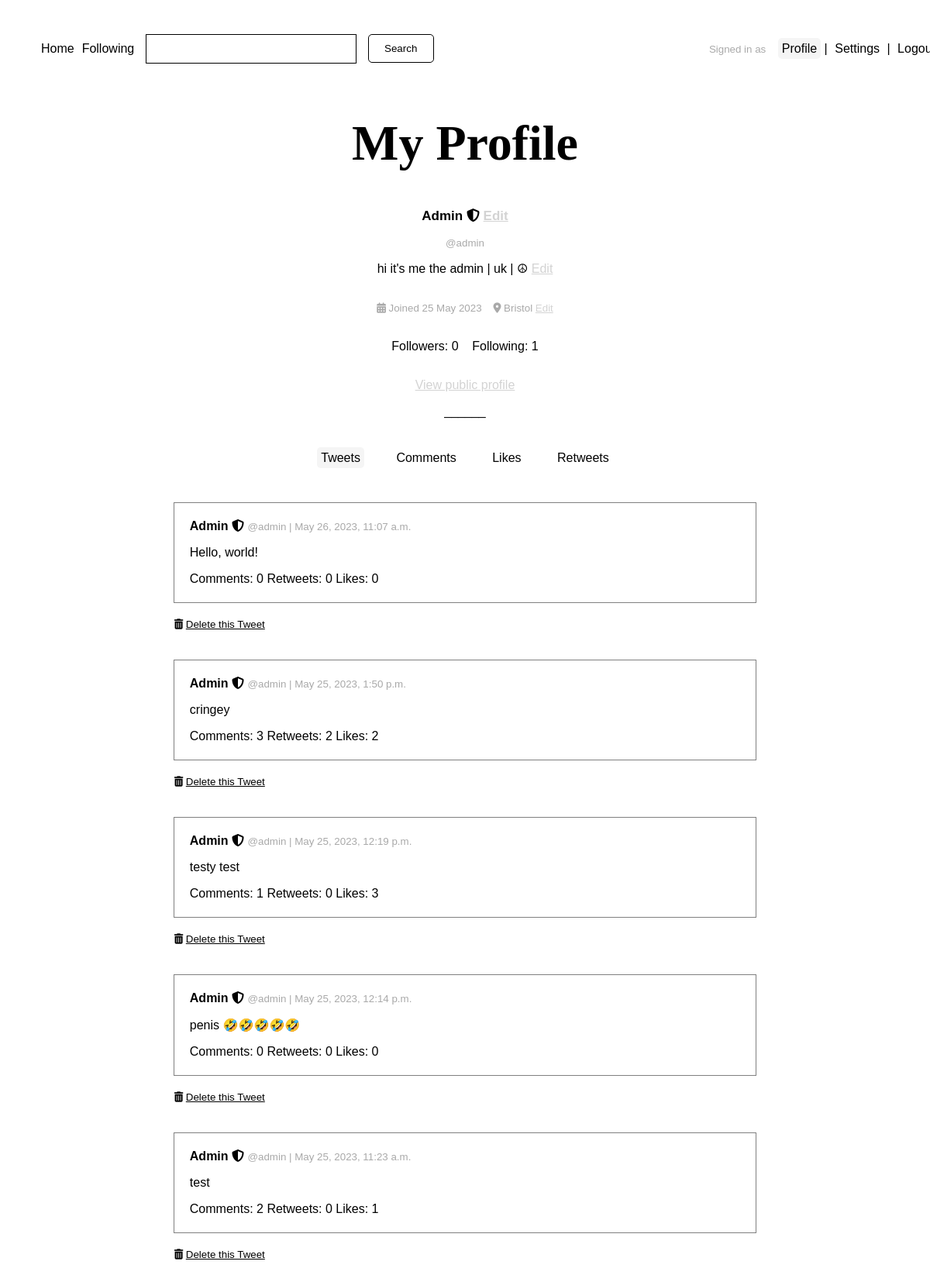
Screenshot of /users/profile/ (signed in) with the database file from the repository.
### users/models.py (models this page shows, shortened)
class Profile(models.Model):
    user = models.OneToOneField(User, on_delete=models.CASCADE)
    bio = models.TextField(default="")
    display_name = models.CharField(default="", max_length=150)
    location = models.CharField(blank=True, max_length=150)
    followers = models.ManyToManyField(User, blank=True, related_name='followers')
    following = models.ManyToManyField(User, blank=True, related_name='following')

### tweets/models.py (models this page shows)
class Tweet(models.Model):
    text = models.CharField(max_length=144)
    date = models.DateTimeField(default=timezone.now)
    likes = models.ManyToManyField(User, blank=True, related_name='likes')
    user = models.ForeignKey(User, on_delete=models.CASCADE)
    class Meta:
        ordering = ["-date"]
    def __str__(self):
        return self.text

### users/views.py (the view)
# urls.py: path('profile/', views.profile, name='profile'),
@login_required
def profile(request):
    return render(request, 'users/profile.html', {'title': 'My Profile'})

### templates/users/profile.html (shortened to what this page needs)
{% extends '../base.html' %}
{% block content %}
<p class="subtitle">{{user.profile.display_name}}
    {% if user.is_superuser %}
        <i title="Admin" class="fa-solid fa-shield-halved"></i>
    {% endif %}
    <a title="Settings" href="{% url 'settings' %}">Edit</a>
</p>
<small>@{{user}}</small>
{% if user.profile.bio == "" %}
    <p class="faded">You haven't written a bio yet. <a title="Settings" href="{% url 'settings' %}">Edit</a></p>
{% else %}
    <p>{{user.profile.bio}} <a title="Settings" href="{% url 'settings' %}">Edit</a></p>
{% endif %}
<p><small>
    <i class="fa-solid fa-calendar-days"></i> Joined {{ user.date_joined|date:"d M Y" }}
    {% if user.profile.location %}
        <i class="fa-solid fa-location-dot"></i> {{ user.profile.location }}
    {% else %}
        <i class="fa-solid fa-location-dot"></i> No location set
    {% endif %}
    <a href="{% url 'settings' %}" title="Settings" >Edit</a></p>
<p>
    <a class="follows-link" href="{% url 'followers' user.id%}">Followers: {{ user.profile.followers.count }}</a>
    <a class="follows-link" href="{% url 'following' user.id%}">Following: {{user.profile.following.count }}</a>
</p>
<p><a href="{% url 'profile_public' user.id %}">View public profile</a></p>
______</p>
<nav>
    <a id="profile-tweets" href="{% url 'profile' %}">Tweets</a>&emsp;&emsp;
    <a id="profile-comments" href="{% url 'profile_comments' %}">Comments</a>&emsp;&emsp;
    <a id="profile-likes" href="{% url 'profile_likes' %}">Likes</a>&emsp;&emsp;
    <a id="profile-retweets" href="{% url 'profile_retweets' %}">Retweets</a>
</nav>
<section class="center width-100">
    <br>
    {% if request.path == '/users/profile/' %}
        {% if user.tweet_set.count <= 0 %}
            <p class="faded">No tweets found</p>
        {% else %}
            {% for tweet in user.tweet_set.all %}
                {% include "tweets/tweet.html" %}
                <form action="{% url 'delete_tweet' tweet.id %}" method="POST">
                    <button class="link-button width-100 delete-button" type="submit" title="Delete Tweet">
                        <i class="fa-solid fa-trash-can" style="text-decoration: none">&nbsp;</i>Delete this Tweet
                    </button>
                </form>
                <br>
            {% endfor %}
        {% endif %}
    {% endif %}
</section>
{% endblock %}

### templates/tweets/tweet.html
<div class="tweet-card width-100">
    <a class="profile-link" href="{% url 'profile_public' tweet.user.id %}">
        <p>
            <strong>
                {{ tweet.user.profile.display_name }}
                {% if tweet.user.is_superuser %}
                    <i title="Admin" class="fa-solid fa-shield-halved"></i>
                {% endif %}
            </strong>
            <small>@{{ tweet.user }} | {{ tweet.date }}</small>
        </p>
    </a>
    <a class="tweet-link" href="{% url 'tweet' tweet.id %}">
        <p>{{ tweet }}</p>
        <p>
            Comments: {{ tweet.comment_set.count }}
            Retweets: {{ tweet.retweet_set.count }}
            Likes: {{ tweet.likes.count }}
        </p>
    </a>
</div>

### static/style.css (style rules this page uses)
body { font-family: "Trebuchet MS", "Arial", sans-serif; margin-bottom: 70px; }
p a { color: lightgrey; text-decoration: underline; }
p.subtitle { font-weight: bold; font-size: 17px; }
.center, form { display: flex; justify-content: center; align-items: center; flex-direction: column; }
.width-100, form { width: 100%; }
button { background: white; color: black; text-align: center; border: 1px solid black; padding-left: 20px; padding-right: 20px; padding-top: 10px; padding-bottom: 10px; border-radius: 5px; margin-top: 10px; width: 20%; }
nav { padding: 10px; }
nav a { text-decoration: none; color: black; padding: 5px; border-radius: 5px; }
small { color: darkgrey; }
div.tweet-card a { color: black; text-decoration: none; }
div.tweet-card { border: solid 1px grey; margin: 20px; padding: 5px 20px; }
a.follows-link, a.profile-link { color: black; text-decoration: none; }
button.link-button { padding: 0; margin: 0; border: none; text-decoration: underline; }
button.delete-button { text-align: left; position: relative; left: -20px; }

### templates/users/profile.html (style rules this page uses)
#profile-tweets { background: whitesmoke }

### rows the page displays
Tweet: user.profile.display_name "Admin", user "admin", date "May 26, 2023, 11:07 a.m.", text "Hello, world!", comment_set.count "0", retweet_set.count "0", likes.count "0"
Tweet: user.profile.display_name "Admin", user "admin", date "May 25, 2023, 1:50 p.m.", text "cringey", comment_set.count "3", retweet_set.count "2", likes.count "2"
Tweet: user.profile.display_name "Admin", user "admin", date "May 25, 2023, 12:19 p.m.", text "testy test", comment_set.count "1", retweet_set.count "0", likes.count "3"
Tweet: user.profile.display_name "Admin", user "admin", date "May 25, 2023, 12:14 p.m.", text "penis 🤣🤣🤣🤣🤣", comment_set.count "0", retweet_set.count "0", likes.count "0"
Tweet: user.profile.display_name "Admin", user "admin", date "May 25, 2023, 11:23 a.m.", text "test", comment_set.count "2", retweet_set.count "0", likes.count "1"

### other values shown
{{ title }} "My Profile"
{{ user.profile.display_name }} "Admin"
{{ user }} "admin"
{{ user.profile.bio }} "hi it's me the admin | uk | ☮"
{{ user.date_joined|date:"d M Y" }} "25 May 2023"
{{ user.profile.location }} "Bristol"
{{ user.profile.followers.count }} "0"
{{ user.profile.following.count }} "1"
